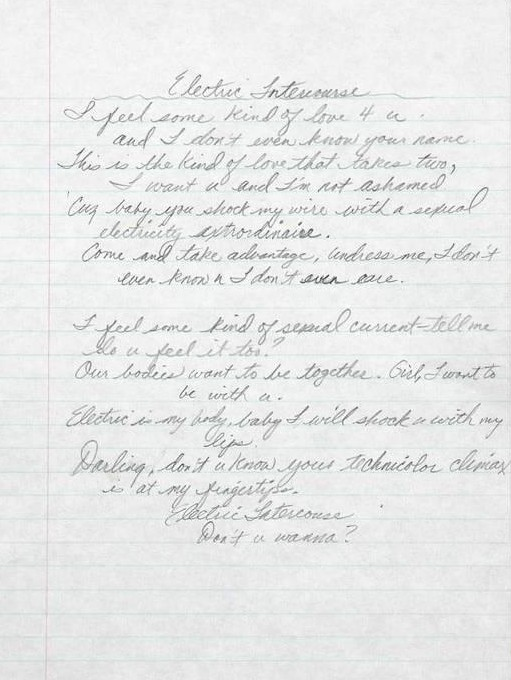
#> input picture Images/src.jpg, 511 x 680 px
$ python Enhance.py
#> lines starting #> are read from the running program, lines starting #| are printed output that depends on the picture
#HyperPrameters
epochs,alpha,k1,k2 = (20,0.01,1,2)

import cv2
import numpy as np


def find_gradient(I):
	kernel_x = np.array([[-1,-1,-1],[0,0,0],[1,1,1]])
	kernel_y = np.array([[-1,0,1],[-1,0,1],[-1,0,1]])
	grad_x = cv2.filter2D(I,-1,kernel_x)
	grad_y = cv2.filter2D(I,-1,kernel_y)

	return np.array([grad_x,grad_y])

def calculate_delta(I,J,k1,k2):

	grad_I = find_gradient(I)
	grad_J = find_gradient(J)

	result = grad_I*(grad_J - grad_I)
	result_x = result[0]
	result_y = result[1]

	new_result = result_x+result_y

	print("Shape of new_result = {}".format(new_result.shape))


	dw = 2*k1*I*(J-255) + k2*2*new_result
	db = 2*k1*(J-255)

	return dw,db

def update_weights(w,dw,b,db,alpha):
	w = w - alpha*dw
	b = b - alpha*db
	return w,b

I = cv2.imread('Images/src.jpg')
#> I is the input picture: shape (680, 511, 3); mean B, G, R 232.4, 232.9, 231.7
I = cv2.cvtColor(I,cv2.COLOR_BGR2GRAY)
#> I: shape (680, 511)

height,weight = I.shape
#> height = 680; weight = 511

b = np.zeros((height,weight))
w = np.ones((height,weight))

#Initialize output image with zeros (completely black)
J = np.zeros((height,weight))

for e in range(epochs):
	print("Epoch {}".format(e))
	dw,db = calculate_delta(I,J,k1,k2)
	w,b = update_weights(w,dw,b,db,alpha)
	J = w*I + b
	cv2.imwrite("Outputs/"+str(e)+".jpg",J)
#> this loop made 20 passes
#> pass 1, in find_gradient, `grad_x = cv2.filter2D(I,-1,kernel_x)`:
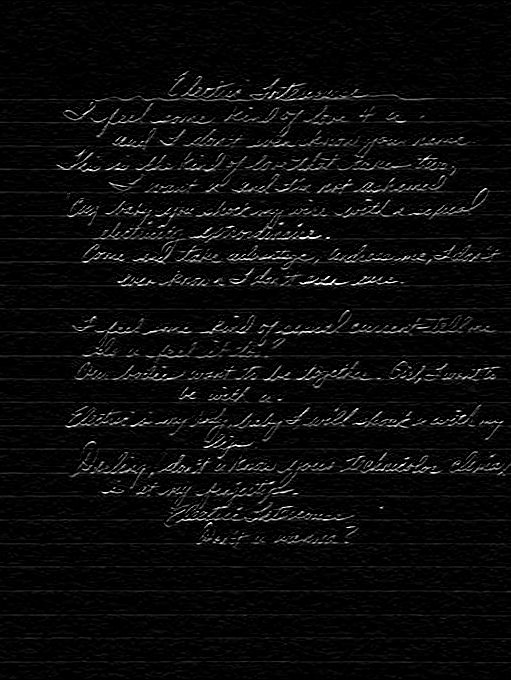
#> grad_x: shape (680, 511); min 0, max 255, mean 10.9
#> pass 1, in find_gradient, `grad_y = cv2.filter2D(I,-1,kernel_y)`:
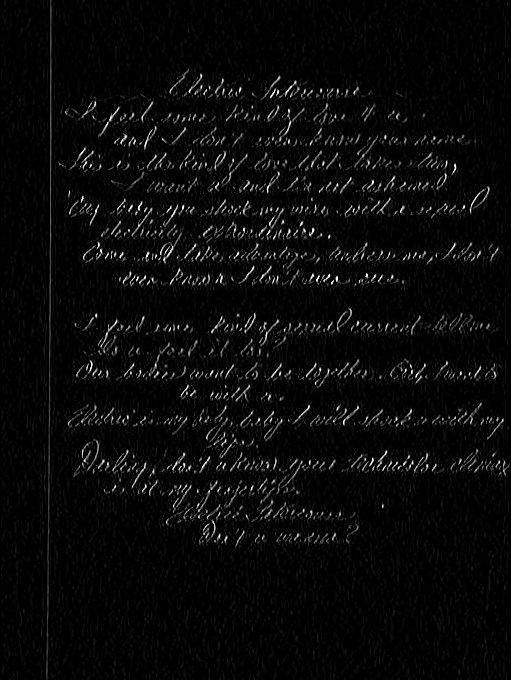
#> grad_y: shape (680, 511); min 0, max 255, mean 8.8
#> pass 1, in calculate_delta, `result_x = result[0]`:
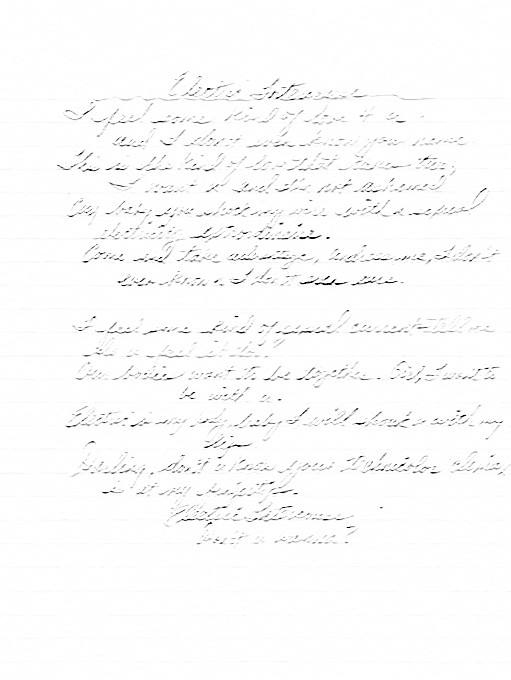
#> result_x: shape (680, 511) float64; min -65025, max 0, mean -950.1; drawn with min black and max white

#cv2.imwrite('Output.jpg',J)
